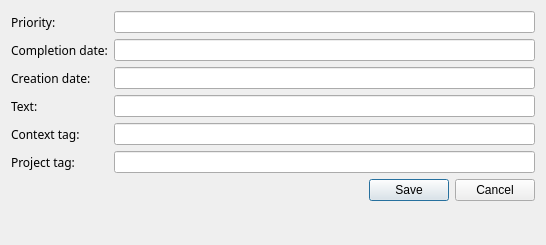
<?xml version="1.0" encoding="UTF-8"?>
<ui version="4.0">
 <class>editwindow</class>
 <widget class="QDialog" name="editwindow">
  <property name="windowModality">
   <enum>Qt::WindowModal</enum>
  </property>
  <property name="geometry">
   <rect>
    <x>0</x>
    <y>0</y>
    <width>546</width>
    <height>245</height>
   </rect>
  </property>
  <property name="windowTitle">
   <string>Edit</string>
  </property>
  <property name="windowIcon">
   <iconset resource="../resources/resources.qrc">
    <normaloff>:/xtodo.png</normaloff>:/xtodo.png</iconset>
  </property>
  <layout class="QFormLayout" name="formLayout">
   <item row="0" column="0">
    <widget class="QLabel" name="priorityLabel">
     <property name="font">
      <font>
       <family>Noto Sans</family>
      </font>
     </property>
     <property name="text">
      <string>Priority:</string>
     </property>
    </widget>
   </item>
   <item row="0" column="1">
    <widget class="QLineEdit" name="priorEdit"/>
   </item>
   <item row="1" column="0">
    <widget class="QLabel" name="complDateLabel">
     <property name="font">
      <font>
       <family>Noto Sans</family>
      </font>
     </property>
     <property name="text">
      <string>Completion date:</string>
     </property>
    </widget>
   </item>
   <item row="1" column="1">
    <widget class="QLineEdit" name="complDateEdit"/>
   </item>
   <item row="2" column="0">
    <widget class="QLabel" name="creatDateLabel">
     <property name="font">
      <font>
       <family>Noto Sans</family>
      </font>
     </property>
     <property name="text">
      <string>Creation date:</string>
     </property>
    </widget>
   </item>
   <item row="2" column="1">
    <widget class="QLineEdit" name="createDateEdit"/>
   </item>
   <item row="3" column="0">
    <widget class="QLabel" name="textLabel">
     <property name="font">
      <font>
       <family>Noto Sans</family>
      </font>
     </property>
     <property name="text">
      <string>Text:</string>
     </property>
    </widget>
   </item>
   <item row="3" column="1">
    <widget class="QLineEdit" name="textEdit"/>
   </item>
   <item row="4" column="0">
    <widget class="QLabel" name="contextLabel">
     <property name="font">
      <font>
       <family>Noto Sans</family>
      </font>
     </property>
     <property name="text">
      <string>Context tag:</string>
     </property>
    </widget>
   </item>
   <item row="4" column="1">
    <widget class="QLineEdit" name="contextEdit"/>
   </item>
   <item row="5" column="0">
    <widget class="QLabel" name="projectLabel">
     <property name="font">
      <font>
       <family>Noto Sans</family>
      </font>
     </property>
     <property name="text">
      <string>Project tag:</string>
     </property>
    </widget>
   </item>
   <item row="5" column="1">
    <widget class="QLineEdit" name="projectEdit"/>
   </item>
   <item row="6" column="1">
    <layout class="QHBoxLayout" name="horizontalLayout_7">
     <item>
      <widget class="QDialogButtonBox" name="buttonBox">
       <property name="orientation">
        <enum>Qt::Horizontal</enum>
       </property>
       <property name="standardButtons">
        <set>QDialogButtonBox::Cancel|QDialogButtonBox::Save</set>
       </property>
       <property name="centerButtons">
        <bool>false</bool>
       </property>
      </widget>
     </item>
    </layout>
   </item>
  </layout>
 </widget>
 <resources>
  <include location="../resources/resources.qrc"/>
 </resources>
 <connections>
  <connection>
   <sender>buttonBox</sender>
   <signal>accepted()</signal>
   <receiver>editwindow</receiver>
   <slot>accept()</slot>
   <hints>
    <hint type="sourcelabel">
     <x>248</x>
     <y>254</y>
    </hint>
    <hint type="destinationlabel">
     <x>157</x>
     <y>274</y>
    </hint>
   </hints>
  </connection>
  <connection>
   <sender>buttonBox</sender>
   <signal>rejected()</signal>
   <receiver>editwindow</receiver>
   <slot>reject()</slot>
   <hints>
    <hint type="sourcelabel">
     <x>316</x>
     <y>260</y>
    </hint>
    <hint type="destinationlabel">
     <x>286</x>
     <y>274</y>
    </hint>
   </hints>
  </connection>
 </connections>
</ui>
